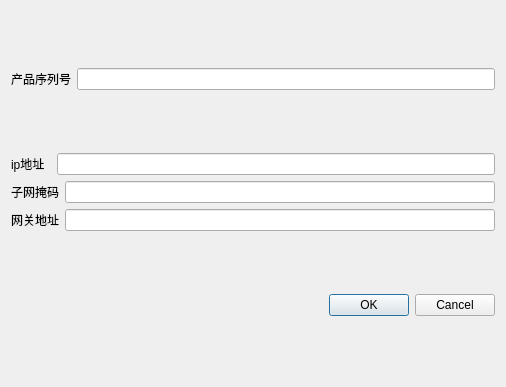
<?xml version="1.0" encoding="UTF-8"?>
<ui version="4.0">
 <class>DiaSetIp</class>
 <widget class="QDialog" name="DiaSetIp">
  <property name="geometry">
   <rect>
    <x>0</x>
    <y>0</y>
    <width>506</width>
    <height>387</height>
   </rect>
  </property>
  <property name="windowTitle">
   <string>Dialog</string>
  </property>
  <layout class="QGridLayout" name="gridLayout">
   <item row="0" column="0">
    <layout class="QHBoxLayout" name="horizontalLayout">
     <item>
      <widget class="QLabel" name="label">
       <property name="text">
        <string>产品序列号</string>
       </property>
      </widget>
     </item>
     <item>
      <widget class="QLineEdit" name="liEdSerialNum"/>
     </item>
    </layout>
   </item>
   <item row="1" column="0">
    <layout class="QVBoxLayout" name="verticalLayout">
     <item>
      <layout class="QHBoxLayout" name="horizontalLayout_2">
       <item>
        <widget class="QLabel" name="label_2">
         <property name="text">
          <string>ip地址  </string>
         </property>
        </widget>
       </item>
       <item>
        <widget class="QLineEdit" name="liEdIp"/>
       </item>
      </layout>
     </item>
     <item>
      <layout class="QHBoxLayout" name="horizontalLayout_3">
       <item>
        <widget class="QLabel" name="label_3">
         <property name="text">
          <string>子网掩码</string>
         </property>
        </widget>
       </item>
       <item>
        <widget class="QLineEdit" name="liEdSubnet"/>
       </item>
      </layout>
     </item>
     <item>
      <layout class="QHBoxLayout" name="horizontalLayout_4">
       <item>
        <widget class="QLabel" name="label_4">
         <property name="text">
          <string>网关地址</string>
         </property>
        </widget>
       </item>
       <item>
        <widget class="QLineEdit" name="lEdGateway"/>
       </item>
      </layout>
     </item>
    </layout>
   </item>
   <item row="2" column="0">
    <widget class="QDialogButtonBox" name="buttonBox">
     <property name="orientation">
      <enum>Qt::Horizontal</enum>
     </property>
     <property name="standardButtons">
      <set>QDialogButtonBox::Cancel|QDialogButtonBox::Ok</set>
     </property>
    </widget>
   </item>
  </layout>
 </widget>
 <resources/>
 <connections>
  <connection>
   <sender>buttonBox</sender>
   <signal>accepted()</signal>
   <receiver>DiaSetIp</receiver>
   <slot>accept()</slot>
   <hints>
    <hint type="sourcelabel">
     <x>248</x>
     <y>254</y>
    </hint>
    <hint type="destinationlabel">
     <x>157</x>
     <y>274</y>
    </hint>
   </hints>
  </connection>
  <connection>
   <sender>buttonBox</sender>
   <signal>rejected()</signal>
   <receiver>DiaSetIp</receiver>
   <slot>reject()</slot>
   <hints>
    <hint type="sourcelabel">
     <x>316</x>
     <y>260</y>
    </hint>
    <hint type="destinationlabel">
     <x>286</x>
     <y>274</y>
    </hint>
   </hints>
  </connection>
 </connections>
</ui>
